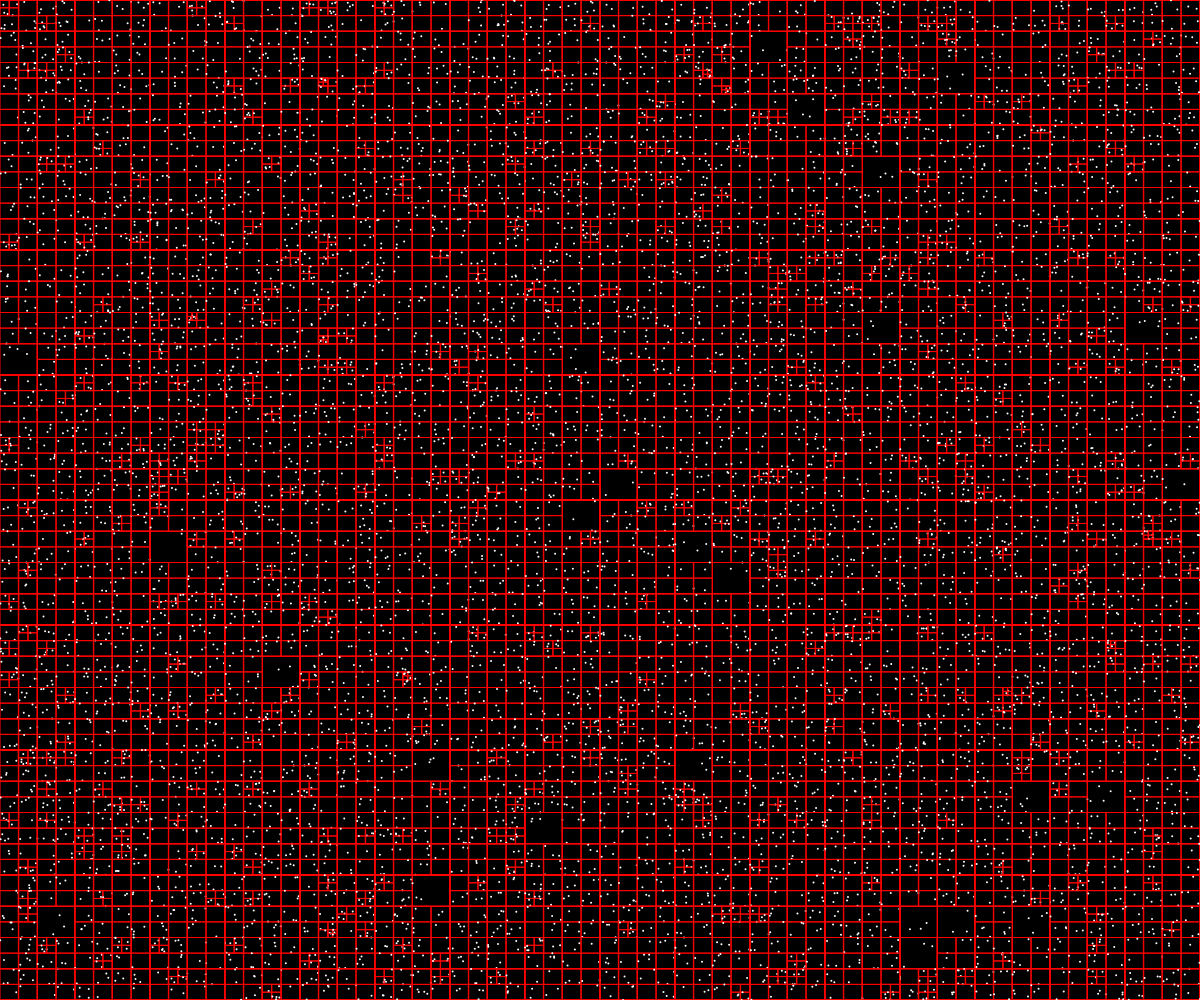
Frame 1 (no input)
Frame 60 (no input): identical to frame 1, image omitted
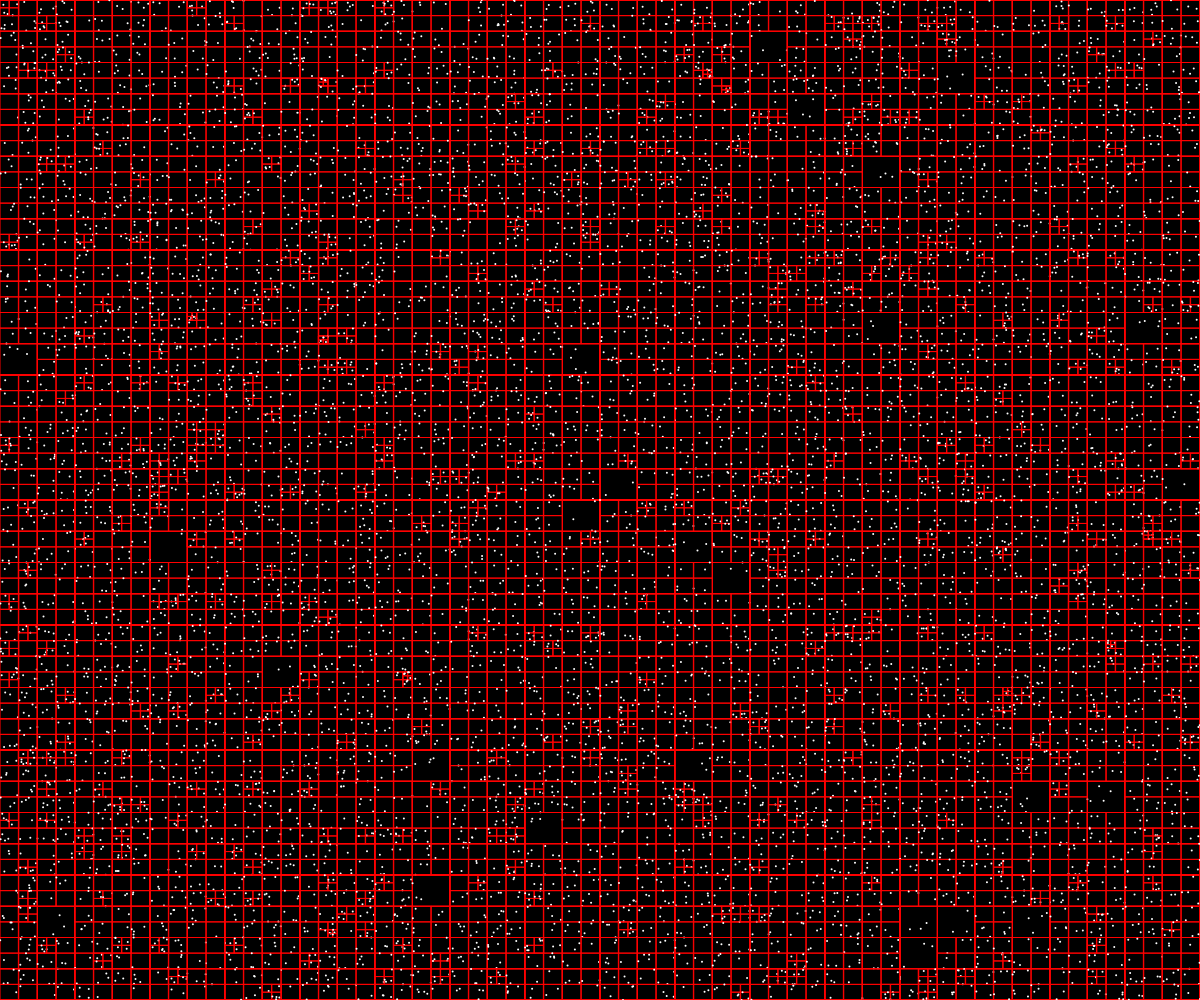
Frame 120 (the mouse pressed at the canvas centre since frame 60)

The p5.js sketch that drew these frames (run headless with seeded random() and noise() and a simulated clock; from frame 60 on, the mouse is pressed at the canvas centre):

// p5.js sketch
// ── sketch.js
let tree;

function setup() {
  createCanvas(width,height);
  createCanvas(windowWidth, windowHeight);

  var center = new Point(width/2, height/2);
  var dims = new Point(width/2, height/2);

  tree = new nTree(4, center, dims);

  let nPoints = 10000;
  for(var i = 0; i< nPoints; i++) {
    tree.insertPoint(new Point(random(width), random(height)));
  }

}

function mousePressed() {
  tree.insertPoint(new Point(mouseX, mouseY));
}

function draw() {
  background(0);

  stroke(255);

  points = 0;
  rects = 0;

  tree.visit(function(center, dims){
    stroke(255,0,0);
    fill(0,0,0,0);
    strokeWeight(1);
    
    rectMode(RADIUS);
    rect(center.x, center.y, dims.x, dims.y);
  }, function(p){
    stroke(255);
    strokeWeight(2);
    point(p.x, p.y);
  });
}

class Point {
  constructor(x,y) {
    this.x = x;
    this.y = y;
  }
}

class nTree {
  constructor(capacity, center, dims) {
    // a two (2) dimensional space
    this.dimensions = 2;

    this.capacity = capacity;

    this.points = [];
    this.subtree = [];

    this.center = center;
    this.dims = dims;
  }

  isValid(p) {
    return this.center.x - this.dims.x <= p.x && p.x < this.center.x + this.dims.x
      && this.center.y - this.dims.y <= p.y && p.y < this.center.y + this.dims.y
    ;
  }

  insertPoint(p) {
    if (this.isValid(p)) {
      if (this.subtree.length === 0 && this.capacity > this.points.length) {
        this.points.push(p);
      }
      else {
        // split up tree into subtree
        if (this.subtree.length === 0) {
          let x = this.center.x;
          let y = this.center.y;
          let w = this.dims.x;
          let h = this.dims.y;
          var subTree;
          //for(var i=0; i< this.dimensions * this.dimensions; i++) {
            // TODO: add odometer for higher dimensions
            subTree = new nTree(this.capacity, new Point(x-w/2, y-h/2), new Point(w/2, h/2));
            this.subtree.push(subTree);
            subTree = new nTree(this.capacity, new Point(x+w/2, y-h/2), new Point(w/2, h/2));
            this.subtree.push(subTree);
            subTree = new nTree(this.capacity, new Point(x-w/2, y+h/2), new Point(w/2, h/2));
            this.subtree.push(subTree);
            subTree = new nTree(this.capacity, new Point(x+w/2, y+h/2), new Point(w/2, h/2));
            this.subtree.push(subTree);
          //}

          // Reinject points
          for(var oldP of this.points) {
            this.insertPoint(oldP);
          }
          this.points = [];
        }
        var inserted = false;
        for (var subTree of this.subtree) {
          if (subTree.insertPoint(p)) {
            inserted = true;
            break;
          }
        }
      }
    }

    return false;
  }

  /**
   * Allow for visitor pattern.
   *
   * @param {function} callbackContainer (center, dims)
   * @param {function} callbackPoint ( point )
   */
  visit(callbackContainer, callbackPoint) {
    callbackContainer(this.center, this.dims);
    if (this.subtree.length !==0) {
      for(var subTree of this.subtree) {
        subTree.visit(callbackContainer, callbackPoint);
      }
    }
    else {
      for(var p of this.points) {
        callbackPoint(p);
      }
    }
  }
}
